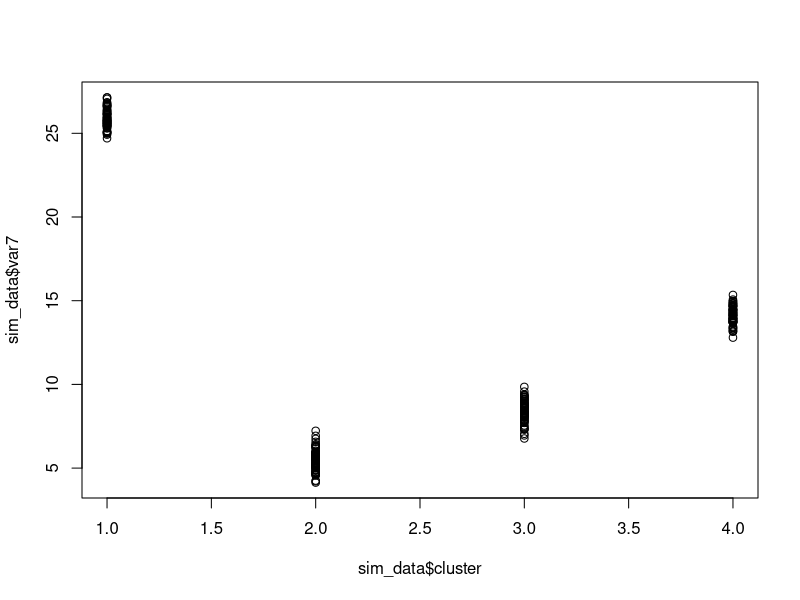
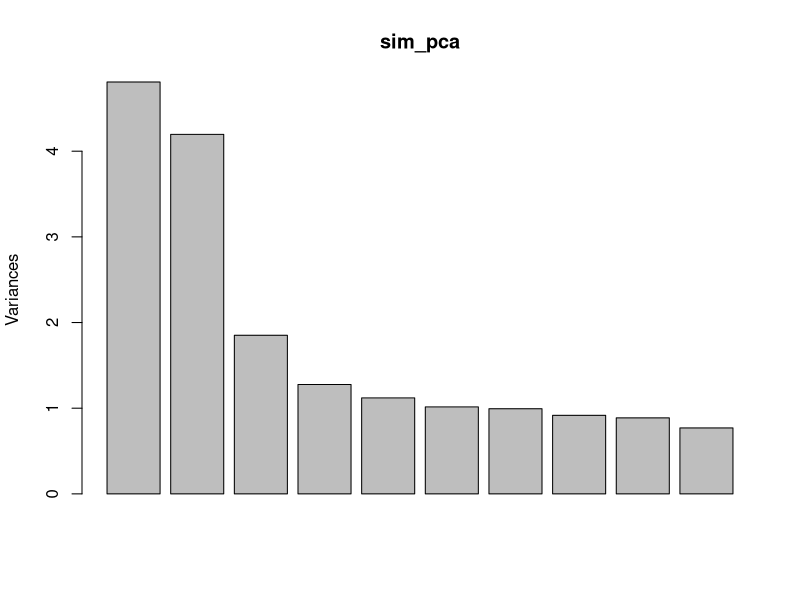
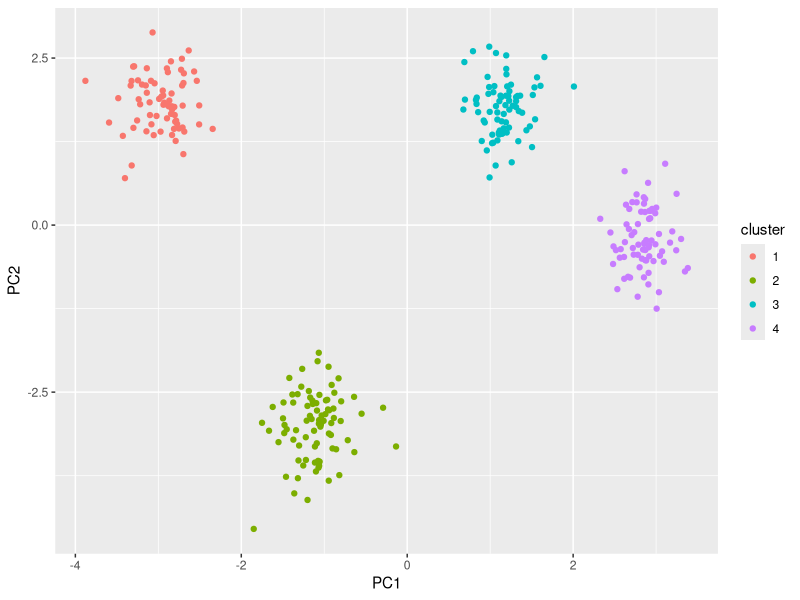

Source code (R) for these figures, in order:
# script to simulate data
# K groups with roughly equal sample sizes
# generate 20 variables
# var 1-10 are allowed to have large group differences, small sds
# var 11-20 have small group differences, large sds

library(ggplot2)

# working directory
wd = "H:/NearLab/PhenoDelimit/example"

# how many clusters to generate?
true_clust = 4
# how many samples total?
samples = 300
# how many variables to generate?
nVar = 20
# small variable sd values
var_sd_min_small = 0.5
var_sd_max_small = 1
# large variable sd values
var_sd_min_large = 3
var_sd_max_large = 10
# large range of variable mean values
var_mean_min_large = 5
var_mean_max_large = 30
# small range of variable mean values
var_mean_min_small = 18
var_mean_max_small = 22

# generate variable normal distribution means
temp_small <- list()
temp_large <- list()
for(i in 1:true_clust){
  temp_large[[i]] <- runif(10, var_mean_min_large, var_mean_max_large) # choose random value from uniform distribution between var_mean_min and var_mean_max
}
for(i in 1:true_clust){
  temp_small[[i]] <- runif(10, var_mean_min_small, var_mean_max_small) # choose random value from uniform distribution between var_mean_min and var_mean_max
}
var_means_small <- as.data.frame(do.call(rbind, temp_small))
var_means_large <- as.data.frame(do.call(rbind, temp_large))

var_means <- cbind(var_means_large, var_means_small)

# generate variable normal distribution standard deviations, use same sd for each variable
var_sds <- c(runif(10, var_sd_min_small, var_sd_max_small), runif(10, var_sd_min_large, var_sd_max_large))  # choose random value from uniform distribution between var_sd_min and var_sd_max

# generate draws from normal distribution for each sample
sim_data <- data.frame()
# for each sample
for(i in 1:samples){
  sim_clust = sample(1:true_clust, 1) # choose a random cluster
  sim_data[i,1] <- sim_clust
  for(j in 1:nVar){
    sim_data[i,j+1] <-rnorm(1, mean=var_means[sim_clust,j], sd=var_sds[j]) # generate draw from normal distribution of approporate cluster
  }
}
colnames(sim_data) <- c("cluster", paste("var", c(1:nVar), sep=""))

# quick plot of one variable
plot(sim_data$cluster, sim_data$var7)

# basic PCA of simulated data, show PC1 and PC2
sim_pca <- prcomp(sim_data[,2:(nVar+1)], center=TRUE, scale=TRUE)
screeplot(sim_pca)
plot_data <- cbind(cluster=as.factor(sim_data$cluster), as.data.frame(sim_pca$x))
p <- ggplot(data=plot_data, aes(x=PC1, y=PC2, color=cluster)) +
  geom_point()
p

# write simulated data to file
setwd(wd)
write.table(sim_data[,2:(nVar+1)], file = "sim_data.txt", quote=FALSE, row.names = FALSE)

# create a few "delimitation models" to test
# ONLY WORKS FOR true_clust=4

# merge clusters 1 + 2 (3 groups total)
m3 <- replace(sim_data$cluster, sim_data$cluster == 1, 2)
# merge clusters 1 + 2 and 3 + 4 (2 groups total)
m2 <- replace(m3, m3==4, 3)
# randomly split cluster 4 into 2 clusters (5 groups total)
m4 <- sim_data$cluster
m4[sample(which(sim_data$cluster == 4), length(which(sim_data$cluster == 4))/2)] <- 5
# randomly take samples from clusters 3 and 4 and create a new cluster (5 groups total)
m5 <- sim_data$cluster
matches <- which(sim_data$cluster == 4 | sim_data$cluster == 3)
m5[sample(matches, length(matches)/2)] <- 5
# keep 4 clusters but randomize cluster assignment (4 groups total)
m6 = sample(sim_data$cluster)

# combine all models and write to file
models <- as.data.frame(cbind(m1=sim_data$cluster, m2=m2, m3=m3, m4=m4, m5=m5, m6=m6))
setwd(wd)
write.table(models, file = "sim_models.txt", quote=FALSE, row.names = FALSE)

